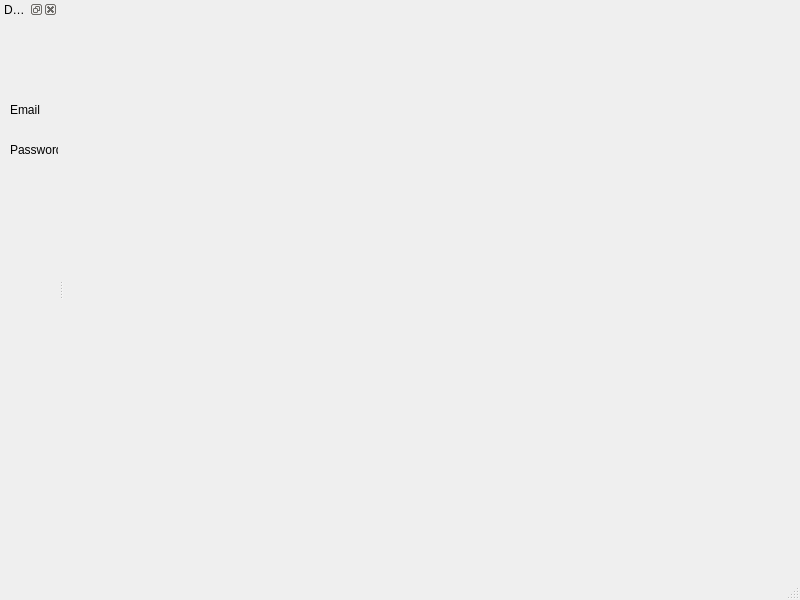
<?xml version="1.0" encoding="UTF-8"?>
<ui version="4.0">
 <class>MainWindow</class>
 <widget class="QMainWindow" name="MainWindow">
  <property name="geometry">
   <rect>
    <x>0</x>
    <y>0</y>
    <width>800</width>
    <height>600</height>
   </rect>
  </property>
  <property name="windowTitle">
   <string>MainWindow</string>
  </property>
  <widget class="QWidget" name="centralwidget"/>
  <widget class="QMenuBar" name="menubar">
   <property name="geometry">
    <rect>
     <x>0</x>
     <y>0</y>
     <width>800</width>
     <height>22</height>
    </rect>
   </property>
  </widget>
  <widget class="QStatusBar" name="statusbar"/>
  <widget class="QDockWidget" name="dockWidget">
   <property name="windowTitle">
    <string>Dockable Sign In Form</string>
   </property>
   <attribute name="dockWidgetArea">
    <number>1</number>
   </attribute>
   <widget class="QWidget" name="dockWidgetContents">
    <widget class="QLabel" name="label">
     <property name="geometry">
      <rect>
       <x>90</x>
       <y>20</y>
       <width>81</width>
       <height>31</height>
      </rect>
     </property>
     <property name="text">
      <string>Sign in</string>
     </property>
    </widget>
    <widget class="QLabel" name="label_2">
     <property name="geometry">
      <rect>
       <x>10</x>
       <y>80</y>
       <width>67</width>
       <height>21</height>
      </rect>
     </property>
     <property name="text">
      <string>Email</string>
     </property>
    </widget>
    <widget class="QLabel" name="label_3">
     <property name="geometry">
      <rect>
       <x>10</x>
       <y>120</y>
       <width>67</width>
       <height>21</height>
      </rect>
     </property>
     <property name="text">
      <string>Password</string>
     </property>
    </widget>
    <widget class="QLineEdit" name="lineEdit">
     <property name="geometry">
      <rect>
       <x>90</x>
       <y>80</y>
       <width>181</width>
       <height>25</height>
      </rect>
     </property>
    </widget>
    <widget class="QLineEdit" name="lineEdit_2">
     <property name="geometry">
      <rect>
       <x>90</x>
       <y>120</y>
       <width>181</width>
       <height>25</height>
      </rect>
     </property>
    </widget>
    <widget class="QPushButton" name="pushButton">
     <property name="geometry">
      <rect>
       <x>180</x>
       <y>170</y>
       <width>89</width>
       <height>25</height>
      </rect>
     </property>
     <property name="text">
      <string>Sign in</string>
     </property>
    </widget>
   </widget>
  </widget>
 </widget>
 <resources/>
 <connections/>
</ui>
